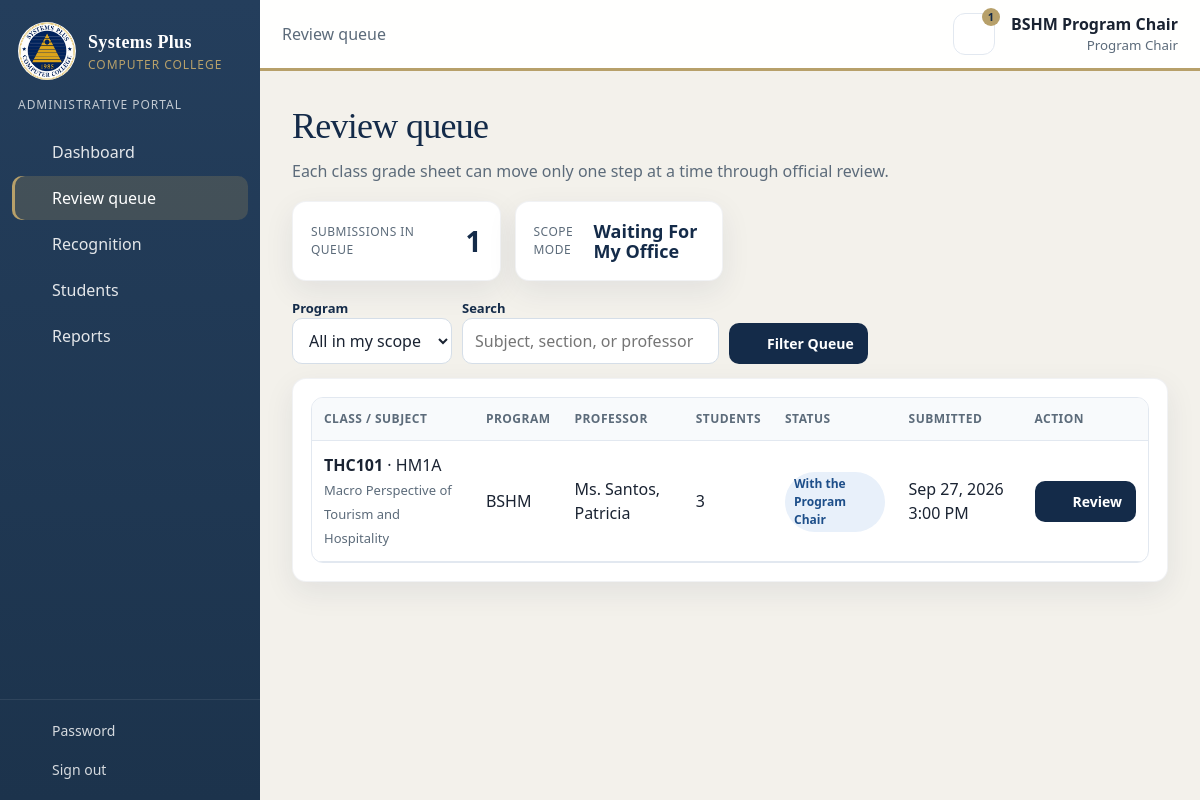
The app's page /admin/queue.php (signed in) with its own data.
### tables this page shows
CREATE TABLE users (
    id INT UNSIGNED NOT NULL AUTO_INCREMENT,
    username VARCHAR(60) NOT NULL,
    password_hash VARCHAR(255) NOT NULL,
    full_name VARCHAR(150) NOT NULL,
    title VARCHAR(20) NOT NULL DEFAULT '',
    email VARCHAR(150) DEFAULT NULL,
    is_active TINYINT(1) NOT NULL DEFAULT 1,
    must_change_password TINYINT(1) NOT NULL DEFAULT 1,
    last_login_at DATETIME DEFAULT NULL,
    created_at TIMESTAMP NOT NULL DEFAULT CURRENT_TIMESTAMP,
    PRIMARY KEY (id),
    UNIQUE KEY uniq_users_username (username)
);

CREATE TABLE grade_submissions (
    id INT UNSIGNED NOT NULL AUTO_INCREMENT,
    assignment_id INT UNSIGNED NOT NULL,
    status ENUM('draft','submitted','returned','chair_verified','oic_approved','osa_endorsed','registrar_finalized') NOT NULL DEFAULT 'draft',
    submitted_periods VARCHAR(64) NOT NULL DEFAULT '',
    submitted_at DATETIME DEFAULT NULL,
    locked TINYINT(1) NOT NULL DEFAULT 0,
    version INT NOT NULL DEFAULT 1,
    return_note TEXT DEFAULT NULL,
    flag_note TEXT DEFAULT NULL,
    updated_at TIMESTAMP NOT NULL DEFAULT CURRENT_TIMESTAMP ON UPDATE CURRENT_TIMESTAMP,
    PRIMARY KEY (id),
    UNIQUE KEY uniq_submission_assignment (assignment_id),
    CONSTRAINT fk_submission_assignment FOREIGN KEY (assignment_id) REFERENCES professor_assignments (id)
);

CREATE TABLE programs (
    id INT UNSIGNED NOT NULL AUTO_INCREMENT,
    code VARCHAR(10) NOT NULL,
    name VARCHAR(150) NOT NULL,
    PRIMARY KEY (id),
    UNIQUE KEY uniq_programs_code (code)
);

### admin/queue.php (the view, shortened to what the rows shown need)
<?php
require_once __DIR__ . '/../includes/bootstrap.php';
require_once __DIR__ . '/../includes/auth.php';
require_once __DIR__ . '/../includes/layout.php';
$user = require_portal('admin');
$scope = $_GET['scope'] ?? 'mine';
$isOicOrOsa = in_array('college_oic', $user['roles'], true) || in_array('osa', $user['roles'], true);
$waiting = [];
if ($isOicOrOsa || $scope === 'all' || in_array('system_admin', $user['roles'], true)) {
    $waiting = ['submitted', 'returned', 'chair_verified', 'oic_approved', 'osa_endorsed', 'registrar_finalized'];
} else {
    foreach ([
        'program_chair' => 'submitted',
        'college_oic' => 'chair_verified',
        'osa' => 'oic_approved',
        'registrar' => 'osa_endorsed',
    ] as $role => $status) {
        if (in_array($role, $user['roles'], true)) {
            $waiting[] = $status;
        }
    }
}
$sql = 'SELECT gs.id, gs.status, gs.submitted_at, s.code AS subject_code, s.name AS subject_name,
               sec.name AS section_name, p.code AS program_code, p.id AS program_id,
               u.full_name, u.title, COUNT(e.id) AS student_count
        FROM grade_submissions gs
        JOIN professor_assignments pa ON pa.id = gs.assignment_id
        JOIN subjects s ON s.id = pa.subject_id
        JOIN programs p ON p.id = s.program_id
        JOIN sections sec ON sec.id = pa.section_id
        JOIN professors pr ON pr.id = pa.professor_id
        JOIN users u ON u.id = pr.user_id
        LEFT JOIN enrollments e ON e.assignment_id = pa.id
        WHERE 1 = 1';
$params = [];
if ($waiting === []) {
    $sql .= ' AND 1 = 0';
} else {
    $sql .= ' AND gs.status IN (' . implode(',', array_fill(0, count($waiting), '?')) . ')';
    $params = $waiting;
}
$scopeIds = scoped_program_ids($user);
if (is_array($scopeIds)) {
    if ($scopeIds === []) {
        $sql .= ' AND 1 = 0';
    } else {
        $sql .= ' AND s.program_id IN (' . implode(',', array_map('intval', $scopeIds)) . ')';
    }
}
$sql .= ' GROUP BY gs.id, gs.status, gs.submitted_at, s.code, s.name, sec.name, p.code, p.id, u.full_name, u.title
          ORDER BY gs.submitted_at IS NULL, gs.submitted_at DESC, gs.id DESC';
$stmt = db()->prepare($sql);
$stmt->execute($params);
$rows = $stmt->fetchAll();
layout_start('Review queue', 'queue', [['label' => 'Review queue']]);
?>
<div class="page-head">
    <div>
        <h1>Review queue</h1>
    </div>
</div>
<section class="card">
    <?php if ($rows === []): ?>
        <p class="empty">No submissions are currently recorded in your scope.</p>
    <?php else: ?>
        <div class="table-wrap">
            <table>
                <thead>
                    <tr><th>Class / Subject</th><th>Program</th><th>Professor</th><th>Students</th><th>Status</th><th>Submitted</th><th>Action</th></tr>
                </thead>
                <tbody>
                <?php foreach ($rows as $row): ?>
                    <tr>
                        <td>
                            <strong><?= h($row['subject_code']) ?></strong> · <?= h($row['section_name']) ?>
                            <br><small class="hint"><?= h($row['subject_name']) ?></small>
                        </td>
                        <td><?= h($row['program_code']) ?></td>
                        <td><?= h(trim(($row['title'] ?? '') . ' ' . $row['full_name'])) ?></td>
                        <td><?= (int) $row['student_count'] ?></td>
                        <td><?= badge(submission_label($row['status']), $row['status']) ?></td>
                        <td><?= fmt_when($row['submitted_at']) ?></td>
                        <td>
                            <a class="btn btn-sm <?= $isOicOrOsa ? 'btn-ghost' : '' ?>" href="<?= h(url('admin/review.php', ['id' => $row['id']])) ?>">
                                <?= icon('open') ?> <?= $isOicOrOsa ? 'View Sheet' : 'Review' ?>
                            </a>
                        </td>
                    </tr>
                <?php endforeach; ?>
                </tbody>
            </table>
        </div>
    <?php endif; ?>
</section>
<?php layout_end(); ?>

### includes/layout.php (shortened to what the rows shown need)
<?php
function icon(string $name): string
{
    $body = $paths[$name] ?? $paths['record'];
    return '<svg class="ico" viewBox="0 0 24 24" fill="none" stroke="currentColor" stroke-width="1.75" stroke-linecap="round" stroke-linejoin="round" aria-hidden="true">' . $body . '</svg>';
}
function nav_items(array $user): array
{
    $items = [
        ['id' => 'dash', 'href' => 'admin/dashboard.php', 'icon' => 'dashboard', 'label' => 'Dashboard'],
    ];
    if (can($user, 'queue')) {
        $items[] = ['id' => 'queue', 'href' => 'admin/queue.php', 'icon' => 'queue', 'label' => 'Review queue'];
    }
    if (can($user, 'recognition')) {
        $items[] = ['id' => 'recognition', 'href' => 'admin/recognition.php', 'icon' => 'final', 'label' => 'Recognition'];
    }
    if (can($user, 'students_read')) {
        $items[] = ['id' => 'students', 'href' => 'admin/students.php', 'icon' => 'students', 'label' => 'Students'];
    }
    if (can($user, 'reports')) {
        $items[] = ['id' => 'reports', 'href' => 'admin/reports.php', 'icon' => 'reports', 'label' => 'Reports'];
    }
    return $items;
}
function layout_start(string $title, string $active, array $crumbs = [], string $bodyClass = '', array $side = []): void
{
    $user = current_user();
    ?>
<!DOCTYPE html>
<html lang="en">
<head>
    <link rel="stylesheet" href="<?= h(asset_url('assets/css/app.css')) ?>">
</head>
<body class="<?= h($bodyClass) ?>">
<div class="shell">
            <?php foreach (nav_items($user) as $item): ?>
                <a class="<?= $item['id'] === $active ? 'is-active' : '' ?>" href="<?= h(url($item['href'])) ?>"><?= icon($item['icon']) ?><span><?= h($item['label']) ?></span></a>
            <?php endforeach; ?>
    <div class="workspace">
        <header class="topbar">
            <div class="top-actions">
                <div class="who">
                    <strong><?= h(display_name($user)) ?></strong>
                    <small><?= h($user['role_label']) ?></small>
                </div>
            </div>
        </header>
        <main id="content" class="content">
    <?php
}
function layout_end(string $extraJs = ''): void
{
    ?>
        </main>
    </div>
</div>
</body>
</html>
    <?php
}

### includes/bootstrap.php (shortened to what the rows shown need)
<?php
require_once __DIR__ . '/../config/database.php';
function h(?string $value): string
{
    return htmlspecialchars($value ?? '', ENT_QUOTES, 'UTF-8');
}
function url(string $path = '', array $query = []): string
{
    $fragment = '';
    $hash = strpos($path, '#');
    $qpos = strpos($path, '?');
    $base = rtrim(APP_BASE_PATH, '/');
    $path = ltrim($path, '/');
    $full = $path === '' ? $base : ($base === '' ? '/' . $path : $base . '/' . $path);
    if ($full === '') {
        $full = '/';
    }
    $parts = explode('/', $full);
    $encoded = implode('/', array_map(static fn (string $part): string => rawurlencode($part), $parts));
    if ($query !== []) {
        $encoded .= '?' . http_build_query($query);
    }
    return $encoded;
}
    ?>
    <?php
function asset_url(string $path): string
{
    $relative = ltrim($path, '/');
    $file = dirname(__DIR__) . DIRECTORY_SEPARATOR . str_replace('/', DIRECTORY_SEPARATOR, $relative);
    $query = is_file($file) ? ['v' => (string) filemtime($file)] : [];
    return url($relative, $query);
}
function fmt_when(?string $value): string
{
    $time = strtotime($value);
    return $time === false ? h($value) : date('M j, Y g:i A', $time);
}
function submission_label(string $status): string
{
    return [
        'draft' => 'Draft',
        'submitted' => 'With the Program Chair',
        'returned' => 'Returned for correction',
        'chair_verified' => 'Verified by the Program Chair',
        'oic_approved' => 'Approved by the College OIC',
        'osa_endorsed' => 'Endorsed by OSA',
        'registrar_finalized' => 'Finalized by the Registrar',
    ][$status] ?? $status;
}
function badge(string $label, ?string $key = null): string
{
    $key = $key ?? $label;
    $class = [
        'draft' => 'muted',
        'submitted' => 'info',
        'returned' => 'warn',
        'chair_verified' => 'info',
        'oic_approved' => 'info',
        'osa_endorsed' => 'info',
        'registrar_finalized' => 'ok',
        'Possible PL' => 'ok',
        'Possible DL' => 'ok',
        'Not Eligible' => 'warn',
        'Pending' => 'muted',
        'Final Approved' => 'gold',
        'chair_review' => 'info',
        'chair_endorsed' => 'info',
        'chair_returned' => 'warn',
        'chair_rejected' => 'bad',
        'oic_returned' => 'warn',
        'oic_rejected' => 'bad',
        'osa_approved' => 'ok',
        'osa_rejected' => 'bad',
        'osa_deferred' => 'warn',
        'registrar_returned' => 'warn',
        'registrar_verified' => 'gold',
        'Returned' => 'warn',
        'PASSED' => 'ok',
        'FAILED' => 'bad',
        'INC' => 'warn',
        'Regular' => 'info',
        'Irregular' => 'muted',
        'assigned' => 'ok',
        'revoked' => 'bad',
    ][$key] ?? 'muted';
    return '<span class="badge badge-' . $class . '">' . h($label) . '</span>';
}

### records on screen
users: full_name "BSHM Program Chair"
grade_submissions: subject_code "THC101", section_name "HM1A", subject_name "Macro Perspective of Tourism and Hospitality", programs.code "BSHM", full_name "Ms. Santos, Patricia", student_count "3", submitted_at "Sep 27, 2026 3:00 PM"

### other values on screen
$item['label'] "Dashboard"
$item['label'] "Review queue"
$item['label'] "Recognition"
$item['label'] "Students"
$item['label'] "Reports"
$crumb['label'] "Review queue"
$unread "1"
$user['role_label'] "Program Chair"
count($rows) "1"
